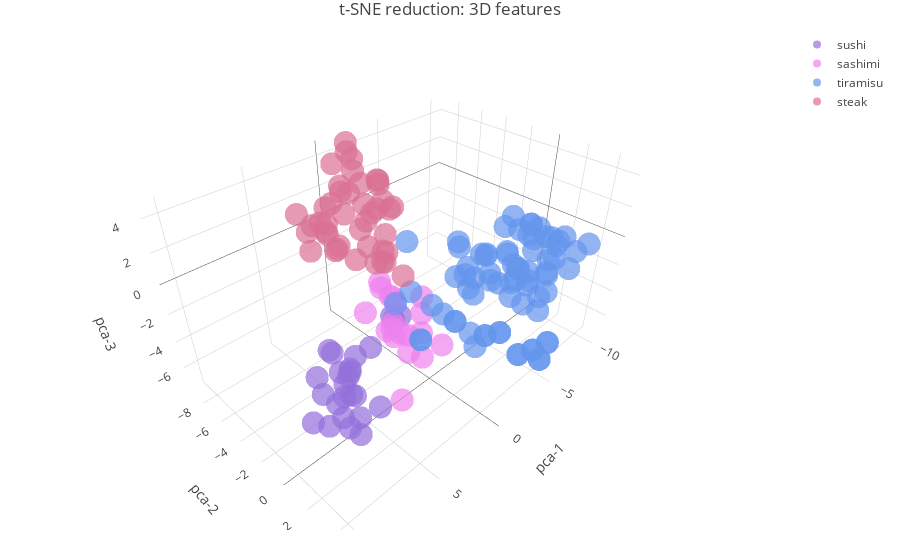

The notebook cell this image was saved under:
### Code cell
traces=[]

for n in range(0,number_of_colors):
    df_category=df_3D[(df_3D.colors==n)]
    color=custom_color_map[n] if n < len(custom_color_map) else default_color
    point_name=str(df_category['labels'][df_category.index[0]])
    trace = go.Scatter3d(
    x=df_category['pca-1'],
    y=df_category['pca-2'],
    z=df_category['pca-3'],
    mode='markers',
    marker=dict(
        color=color,
        opacity=0.7,
        line=dict(color='rgb(140, 140, 170)')
    ),
    name=point_name,
    text=df_category['image_names'],
    )

    traces.append(trace)


data = traces

layout = go.Layout(
    title='t-SNE reduction: 3D features',
    margin=dict(
       l=30,
       r=30,
       b=30,
       t=30
    ),
      scene = dict(
        xaxis = dict(
            title='pca-1',
       ),
       yaxis = dict(
           title='pca-2',
       ),
        zaxis = dict(
            title='pca-3',
        ),
    ),
 
)


fig = go.Figure(data=data, layout=layout)
iplot(fig)
